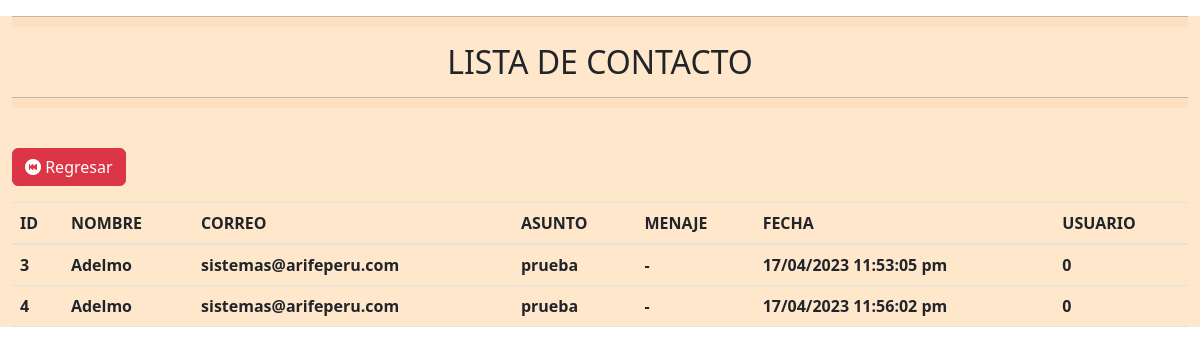
The app's page /vista/contacto/listacontacto.php with its own data.
### tables this page shows
CREATE TABLE `tb_contacto` (
  `id_contacto` int(11) NOT NULL,
  `nombre` varchar(100) NOT NULL,
  `correo` varchar(100) NOT NULL,
  `asunto` varchar(245) NOT NULL,
  `mensaje` varchar(255) NOT NULL,
  `fecha` varchar(100) NOT NULL,
  `id_usuario` int(11) NOT NULL
);

### conection/conection.php (called while the page is built)
<?php
    class db{
        private $host= "localhost";
        private $dbname="db_casagrauhotel";
        private $user="root";
        private $password="123";
        public function conexion(){
            try{
                $PDO = new PDO("mysql:host=".$this->host.";dbname=".$this->dbname,$this->user,$this->password);
                return $PDO;
            }catch(PDOException $e){
                return $e->getMessage();
            }
        }
    }
?>

### control/contactocontrol.php (called while the page is built, shortened)
<?php
    class contactoControl{
        private $model;
        public function __construct()
        {
            require_once("c://xampp/htdocs/casagrau/model/contactomodel.php");
            $this->model = new contactoModel();
        }
        public function index(){
            return ($this->model->index()) ? $this->model->index() : false;
        }
    }
?>

### model/contactomodel.php (called while the page is built, shortened)
<?php
    class contactoModel{
        private $PDO;
        public function __construct()
        {
            require_once("c://xampp/htdocs/casagrau/conection/conection.php");
            $con = new db();
            $this->PDO = $con->conexion();
        }
        public function index(){
            $stament = $this->PDO->prepare("SELECT * FROM tb_contacto");
            return ($stament->execute()) ? $stament->fetchAll() : false;
        }
    }
?>

### vista/contacto/listacontacto.php (the view, shortened to what this page needs)
<?php
    require_once("c://xampp/htdocs/casagrau/vista/head/head.php");
    require_once("c://xampp/htdocs/casagrau/control/contactocontrol.php");
    $obj = new contactoControl();
    $rows = $obj->index();
?>
<!DOCTYPE html>
<html lang="es">
   <head>
   <link rel="stylesheet" href="css/login.css">
   <link rel="stylesheet" href="https://cdn.jsdelivr.net/npm/bootstrap-icons@1.10.4/font/bootstrap-icons.css">
   </head>
<body>
      <div class="container-fluid" style="background-color: #FFE7CC;">
    <div style="text-align: center;">
    <hr style="height:10px;background:#F8CBA6">
    <h2>LISTA DE CONTACTO</h2>
    <hr style="height:10px;background:#F8CBA6">
  </div></br>
<table class="table">
<div class="mb-3">
<a href="/casagrau/admin.php" class="btn btn-danger"> <i class="bi bi-skip-backward-circle-fill"></i> Regresar</a>
</div>
    <thead>
        <tr  style="border: 50px;">
            <th scope="col">ID</th>
            <th scope="col">NOMBRE</th>
            <th scope="col">CORREO</th>
            <th scope="col">ASUNTO</th>
            <th scope="col">MENAJE</th>
            <th scope="col">FECHA</th>
            <th scope="col">USUARIO</th>
        </tr>
    </thead>
    <tbody>
        <?php if($rows): ?>
            <?php foreach($rows as $row): ?>
                <tr>
                    <th><?= $row[0] ?></th>
                    <th><?= $row[1] ?></th>
                    <th><?= $row[2] ?></th>
                    <th><?= $row[3] ?></th>
                    <th><?= $row[4] ?></th>
                    <th><?= $row[5] ?></th>
                    <th><?= $row[6] ?></th>
                </tr>
            <?php endforeach; ?>
        <?php else: ?>
            <tr>
                <td colspan="3" class="text-center">No hay registros actualmente</td>
            </tr>
        <?php endif; ?>
    </tbody>
</table>
      </div>
</body>
</html>

### css/login.css (style rules this page uses)
* { margin:10; padding:10 }
*,:after,:before { box-sizing:border-box }
a { color:inherit;text-decoration:none }
::placeholder { color: #b3b3b3; }

### records on screen
tb_contacto: id_contacto "3", nombre "Adelmo", correo "sistemas@arifeperu.com", asunto "prueba", mensaje "-", fecha "17/04/2023 11:53:05 pm", id_usuario "0"
tb_contacto: id_contacto "4", nombre "Adelmo", correo "sistemas@arifeperu.com", asunto "prueba", mensaje "-", fecha "17/04/2023 11:56:02 pm", id_usuario "0"
